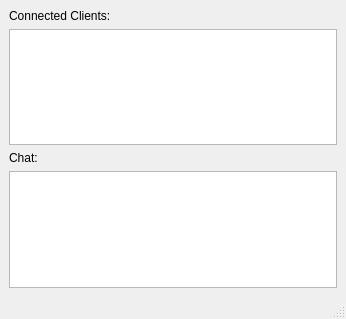
<?xml version="1.0" encoding="UTF-8"?>
<ui version="4.0">
 <class>server_gui</class>
 <widget class="QMainWindow" name="server_gui">
  <property name="geometry">
   <rect>
    <x>0</x>
    <y>0</y>
    <width>346</width>
    <height>319</height>
   </rect>
  </property>
  <property name="windowTitle">
   <string>Server</string>
  </property>
  <widget class="QWidget" name="centralwidget">
   <layout class="QGridLayout" name="gridLayout">
    <item row="0" column="0">
     <widget class="QLabel" name="label">
      <property name="text">
       <string>Connected Clients:</string>
      </property>
     </widget>
    </item>
    <item row="1" column="0">
     <widget class="QTextBrowser" name="server_show_client"/>
    </item>
    <item row="2" column="0">
     <widget class="QLabel" name="label_2">
      <property name="text">
       <string>Chat:</string>
      </property>
     </widget>
    </item>
    <item row="3" column="0">
     <widget class="QTextBrowser" name="chat_server"/>
    </item>
   </layout>
  </widget>
  <widget class="QStatusBar" name="statusbar"/>
 </widget>
 <resources/>
 <connections/>
</ui>
